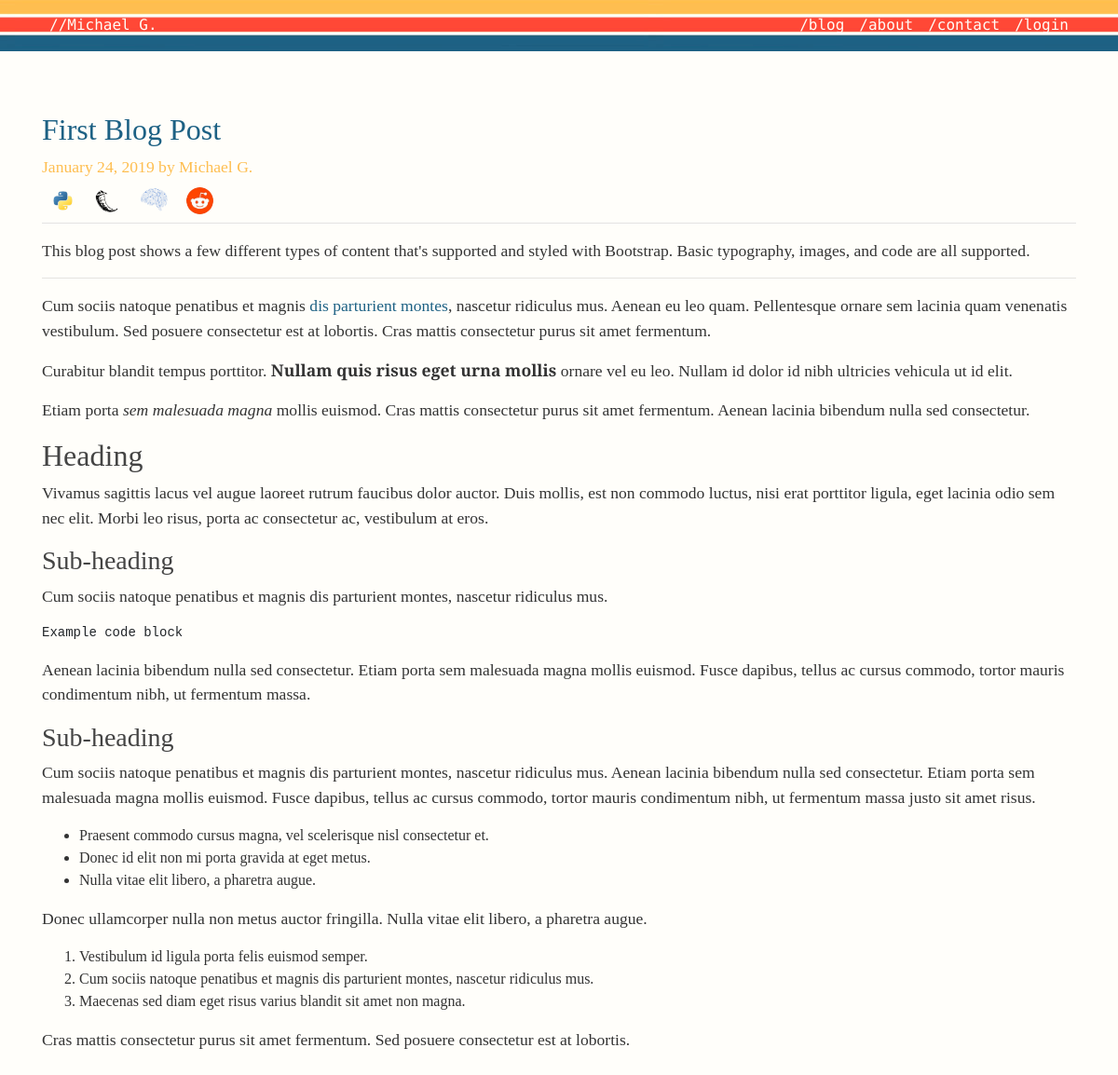
The page /post/first-blog-post on the database as committed earlier.
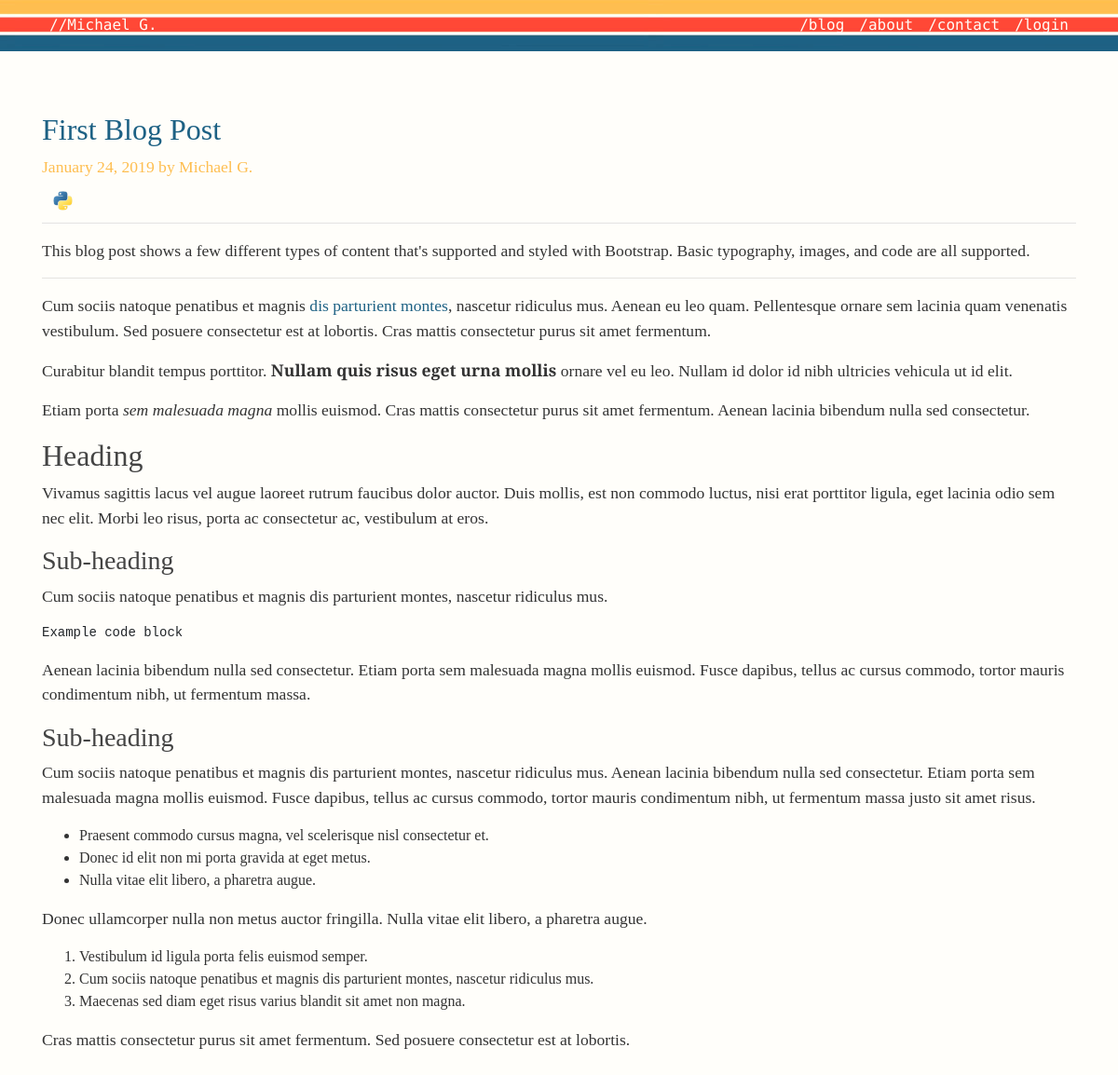
The same page on the database as committed later.
### personal_blog/models.py (models this page shows, shortened)
class Tag(ResourceMixin, db.Model):
    id = db.Column(db.Integer, primary_key=True)
    slug = db.Column(db.String(20), unique=True, nullable=False)
    tag_name = db.Column(db.String(20), unique=True, nullable=False)
    image_file = db.Column(db.String(20), nullable=False, default='default.jpg')

### personal_blog/routes.py (the view)
@app.route("/post/<slug>")
def post(slug):
    post = Post.query.filter_by(slug=slug).first_or_404()
    print(post)
    return render_template('post.html', title=post.title, post=post)

### personal_blog/lib/util_sqlalchemy.py (called while the page is built)
    def __str__(self):
        obj_id = hex(id(self))
        columns = self.__table__.c.keys()
        values = ', '.join("%s=%r" % (n, getattr(self, n)) for n in columns)
        return '<%s %s(%s)>' % (obj_id, self.__class__.__name__, values)

### personal_blog/templates/post.html (shortened to what this page needs)
{% extends "layout.html" %} {% block content %}
<div class="row" id="blog_post">
    <div class="blog-post">
        <div class="row">
            <article class="media content-section">
                <div class="col-sm-12 blog-main">
                    <div class="media-body">
                        <div class="article-metadata">
                            <h2> <a href="{{ url_for('post', slug=post.slug) }}">{{ post.title }}</a></h2>
                            <p class="blog-post-meta">{{ post.date_posted.strftime('%B %d, %Y') }} by {{ post.author.alias }} </p>
                            {% for tag in post.tags %}
                            <a href="{{ url_for('tag_posts', slug=tag.slug) }}" , title="{{ tag.tag_name }}">
                                <img class="img-fluid rounded-circle article-img" src="{{ url_for('static', filename='images/tags/'+ tag.image_file) }}">
                            </a>
                            {% endfor %}
                        </div>
                        <p class="article-content">{{ post.content|safe }}</p>
                    </div>
            </article>
            </div>
        </div>
    </div>
    {% endblock content %}

Rows that differ between the two databases and show on the page:
no longer on this page (row edited): Tag: image_file (picture)
no longer on this page (row edited): Tag: image_file (picture)
removed Tag: image_file (picture)
